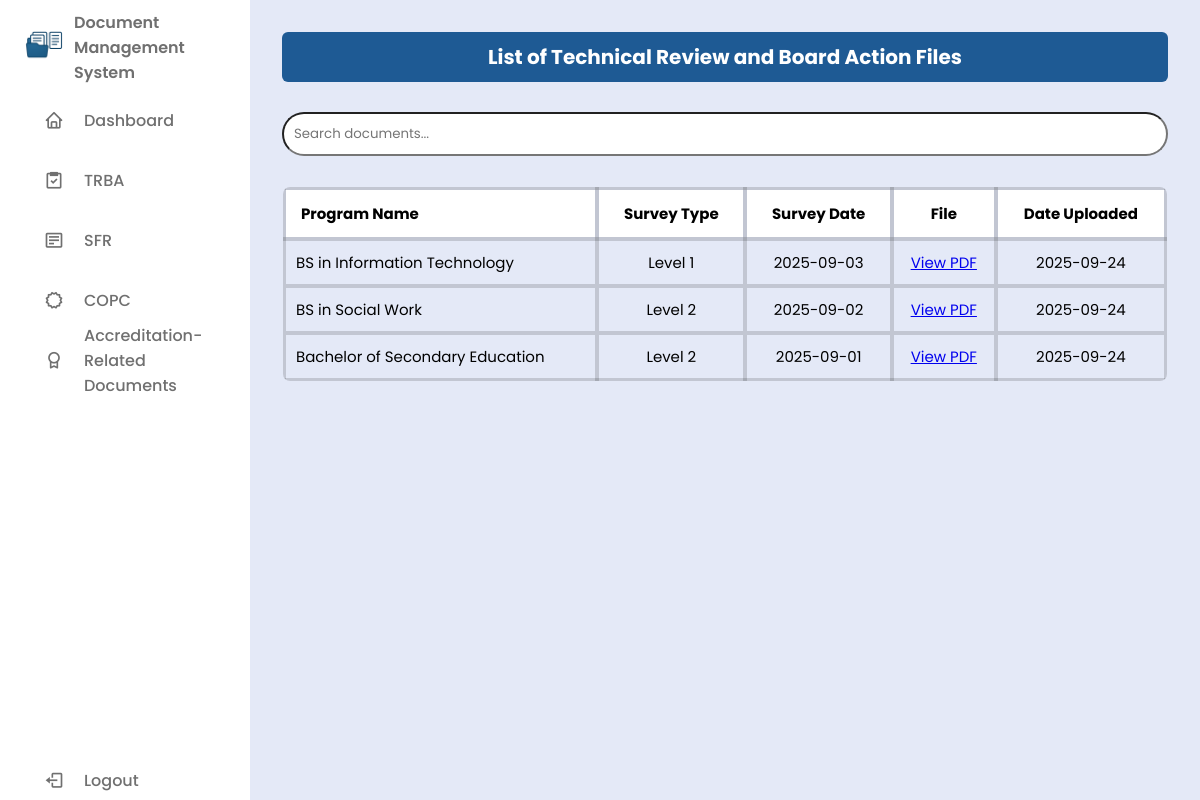
Before: /users/trba.php with the older database file.
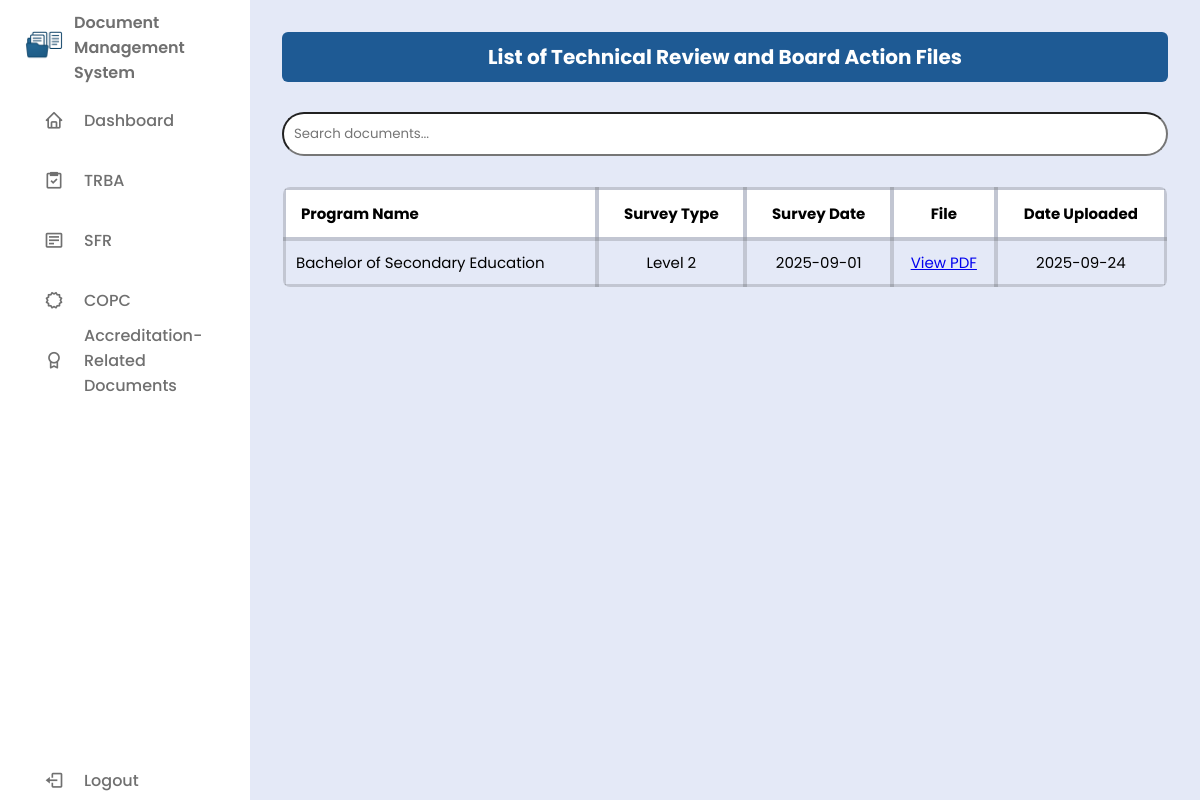
After: the same page with the newer database file.
### tables this page shows
CREATE TABLE `trba` (
  `id` int(11) NOT NULL,
  `program_name` varchar(255) NOT NULL,
  `survey_type` varchar(255) NOT NULL,
  `survey_date` date NOT NULL,
  `file_name` varchar(255) NOT NULL,
  `date_uploaded` date NOT NULL DEFAULT current_timestamp()
);

### users/trba.php (the view, shortened to what this page needs)
<?php
require '../db/db_conn.php';
$isAdmin = isset($_SESSION['user_role']) && $_SESSION['user_role'] === 'admin';
?>
<!DOCTYPE html>
<html lang="en">
<head>
  <link href="https://unpkg.com/boxicons@2.1.4/css/boxicons.min.css" rel="stylesheet" />
  <link rel="stylesheet" href="../css/style.css" />
</head>
<body>
<?php include('../includes/sidebar.php'); ?>
<section class="dashboard-content">
  <section class="table-section">
    <h2>List of Technical Review and Board Action Files</h2>
      <div class="search-bar">
        <input type="text" id="searchInput" placeholder="Search documents..." onkeyup="filterTable()" />
      </div>
    <div class="table-container">
      <table>
        <thead>
          <tr>
            <th>Program Name</th>
            <th>Survey Type</th>
            <th>Survey Date</th>
            <th>File</th>
            <th>Date Uploaded</th>
          </tr>
        </thead>
        <tbody>
        <?php
        $sql = "SELECT * FROM trba ORDER BY date_uploaded DESC";
        $result = $conn->query($sql);
        if ($result && $result->num_rows > 0):
          while ($row = $result->fetch_assoc()):
        ?>
          <tr>
            <td><?= htmlspecialchars($row['program_name']) ?></td>
            <td><?= htmlspecialchars($row['survey_type']) ?></td>
            <td><?= htmlspecialchars($row['survey_date']) ?></td>
            <td><a href="../uploads/trba/<?= htmlspecialchars($row['file_name']) ?>" target="_blank">View PDF</a></td>
            <td><?= htmlspecialchars($row['date_uploaded']) ?></td>
          </tr>
        <?php endwhile; else: ?>
          <tr><td colspan="<?= $isAdmin ? 6 : 5 ?>">No documents found.</td></tr>
        <?php endif; ?>
        </tbody>
      </table>
    </div>
  </section>
</section>
</body>
</html>

### includes/sidebar.php (shortened to what this page needs)
<nav class="sidebar">
  <header>
    <div class="image-text">
      <span class="image">
        <img src="../uploads/dms.png" alt="logo" />
      </span>
      <div class="text header-text">
        <span class="name">Document Management System</span>
      </div>
    </div>
  </header>
  <div class="menu-bar">
    <div class="menu">
      <ul class="menu-links">
          <li class="nav-link">
            <a href="../users/dashboard.php">
              <i class='bx bx-home icon'></i>
              <span class="text nav-text">Dashboard</span>
            </a>
          </li>
        <li class="nav-link">
          <a href="../users/trba.php">
            <i class='bx bx-task icon'></i>
            <span class="text nav-text">TRBA</span>
          </a>
        </li>
        <li class="nav-link">
          <a href="../users/sfr.php">
            <i class='bx bx-detail icon'></i>
            <span class="text nav-text">SFR</span>
          </a>
        </li>
        <li class="nav-link">
          <a href="../users/copc.php">
            <i class='bx bx-certification icon'></i>
            <span class="text nav-text">COPC</span>
          </a>
        </li>
        <li class="nav-link">
          <a href="../users/other.php">
            <i class='bx bx-award icon'></i>
            <span class="text nav-text">Accreditation-Related Documents</span>
          </a>
        </li>
      </ul>
    </div>
    <div class="bottom-content">
        <li>
          <a href="../includes/logout.php" id="logoutLink">
            <i class='bx bx-log-out icon'></i>
            <span class="text nav-text">Logout</span>
          </a>
        </li>
    </div>
  </div>
</nav>

### css/style.css (style rules this page uses)
* { margin: 0; padding: 0; box-sizing: border-box; font-family: 'Poppins', sans-serif; }
:root { --body-color: #E4E9F7; --sidebar-color: #FFF; --primary-color: #1E5A94; --primary-color-light: #F6FSFF; --toggle-color: #DDD; --text-color: #707070; --tran-02: all 0.2s ease; --tran-03: all 0.3s ease; --tran-04: all 0.4s ease; --tran-05: all 0.5s ease; }
body { height: 100vh; background: var(--body-color); display: flex; }
.sidebar { position: fixed; top: 0; left: 0; height: 100%; width: 250px; padding: 10px 14px; background: var(--sidebar-color); }
.sidebar .text { font-size: 16px; font-weight: 500; color: var(--text-color); }
.sidebar .image { min-width: 60px; display: flex; align-items: center; }
.sidebar li { height: 50px; margin: 10px; list-style: none; display: flex; align-items: center; }
.sidebar li .icon, .sidebar li .text { color: var(--text-color); transition: var(--tran-03); }
.sidebar li .icon { display: flex; justify-content: center; align-items: center; min-width: 60px; font-size: 20px; }
.sidebar header { position: relative; }
.sidebar .image-text { display: flex; align-items: center; }
.sidebar .image-text img { width: 60px; border-radius: 6px; }
.header-text { display: flex; flex-direction: column; }
.header-text .name { font-weight: 600; }
.sidebar li a { text-decoration: none; width: 100%; height: 100%; display: flex; align-items: center; border-radius: 6px; transition: var(--tran-04); }
.sidebar .menu-bar { height: calc(100% - 50px); display: flex; flex-direction: column; justify-content: space-between; }
.dashboard-content { margin-left: 250px; padding: 2rem; width: 100%; min-height: 100vh; background: var(--body-color); position: relative; overflow: hidden; }
.dashboard-content > * { position: relative; z-index: 1; }
.table-section h2 { background-color: #1E5A94; padding: 10px 15px; border-radius: 6px; text-align: center; margin-bottom: 10px; font-size: 20px; color: #fff; }
.table-section table { background: #fff; width: 100%; border-collapse: collapse; margin-top: 20px; font-size: 15px; color: #000; border: 1px solid rgba(0, 0, 0, 0.2); border-radius: 8px; overflow: hidden; }
.table-section th, .table-section td { padding: 12px 15px; border: 4px solid rgba(0, 0, 0, 0.15); text-align: left; }
.table-section th { background-color: rgba(255, 255, 255, 0.85); font-weight: 600; }
.table-container { max-height: 400px; overflow-y: auto; border-radius: 6px; background-color: transparent; }
.table-container table { width: 100%; border-collapse: collapse; background: transparent; font-size: 15px; color: #000; }
.table-container th, .table-container td { padding: 10px; text-align: left; border-bottom: 1px solid #ddd; }
.table-container thead th { position: sticky; top: 0; background-color: #fff; font-weight: 700; padding: 12px 15px; border: 4px solid rgba(0, 0, 0, 0.15); z-index: 1; text-align: center; }
.table-section td, .table-section th { text-align: center; }
.table-section tr:last-child td { border-bottom: 4px solid rgba(0, 0, 0, 0.15); }
.table-section td:first-child, .table-section th:first-child { text-align: left; }
.search-bar { margin: 30px 0 10px; }
#searchInput { width: 100%; padding: 10px; border-radius: 25px; }

Changed rows visible on the page:
removed trba: program_name "BS in Information Technology", survey_type "Level 1", survey_date "2025-09-03", date_uploaded "2025-09-24"
removed trba: program_name "BS in Social Work", survey_type "Level 2", survey_date "2025-09-02", date_uploaded "2025-09-24"
